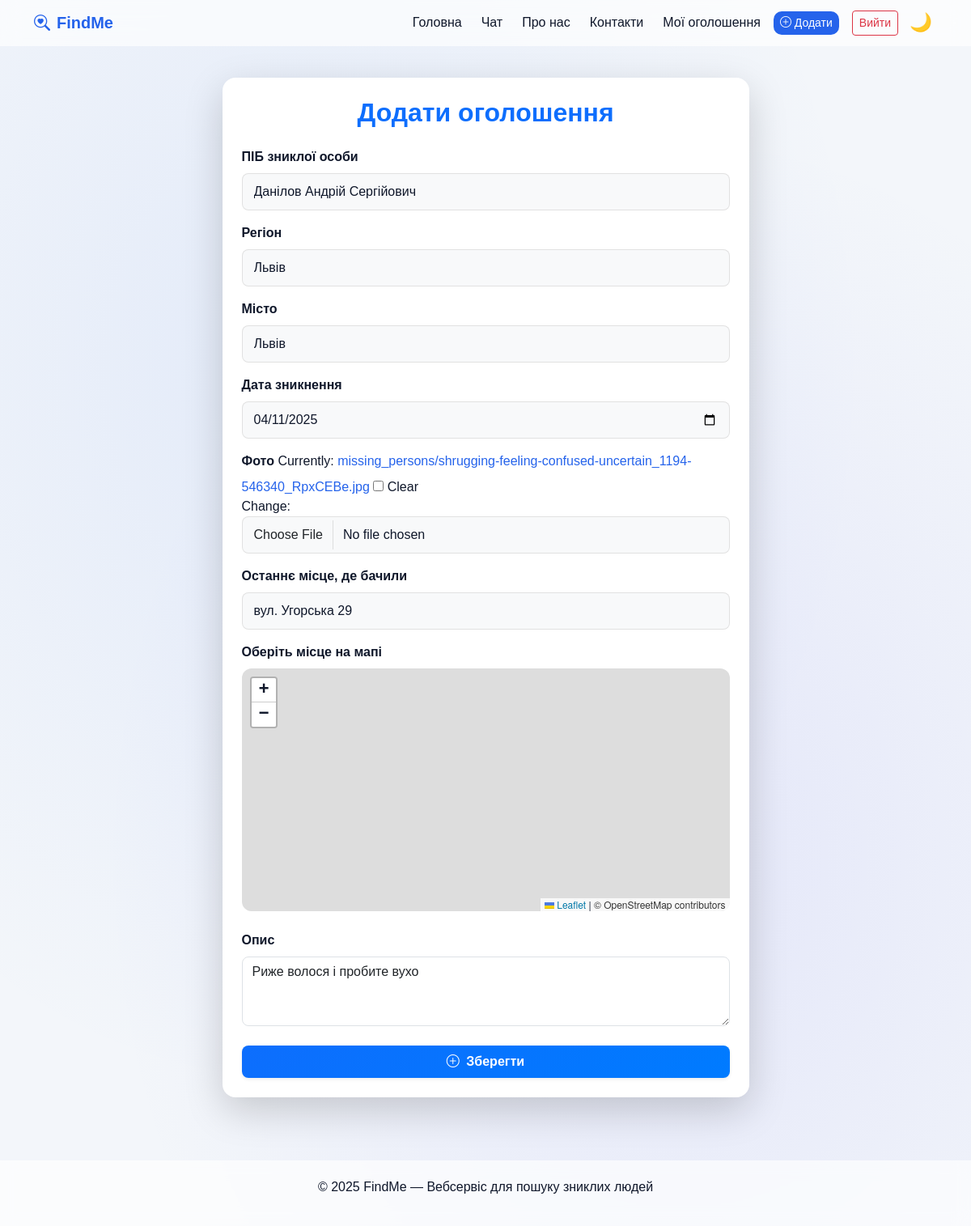
Screenshot of /person/6/edit/ (signed in) with the database file from the repository.
### missing_persons/models.py (models this page shows, shortened)
class MissingPerson(models.Model):
    STATUS_CHOICES = [
        ('active', 'Активне'),
        ('found', 'Знайдено'),
        ('archived', 'Архівовано'),
    ]
    user = models.ForeignKey(User, on_delete=models.CASCADE)
    full_name = models.CharField(max_length=150)
    birth_date = models.DateField(null=True, blank=True)
    missing_date = models.DateField()
    region = models.CharField(max_length=100)
    city = models.CharField(max_length=100)
    description = models.TextField()
    photo = models.ImageField(upload_to='missing_persons/', blank=True, null=True)
    status = models.CharField(max_length=20, choices=STATUS_CHOICES, default='active')
    created_at = models.DateTimeField(auto_now_add=True)
    location = models.CharField("Останнє місце, де бачили", max_length=255, blank=True, null=True)
    latitude = models.FloatField(blank=True, null=True)
    longitude = models.FloatField(blank=True, null=True)

### missing_persons/views.py (the view)
# urls.py: path('person/<int:pk>/edit/', mp_views.edit_missing_person, name='edit_missing'),
@login_required
def edit_missing_person(request, pk):
    person = get_object_or_404(MissingPerson, pk=pk)
    if request.user != person.user and not request.user.is_superuser:
        messages.error(request, "Ви не можете редагувати це оголошення.")
        return redirect('home')
    if request.method == 'POST':
        form = MissingPersonForm(request.POST, request.FILES, instance=person)
        if form.is_valid():
            form.save()
            messages.success(request, "Оголошення оновлено.")
            return redirect('missing_detail', pk=pk)
    else:
        form = MissingPersonForm(instance=person)
    return render(request, 'add_missing.html', {'form': form, 'edit': True})

### templates/add_missing.html (shortened to what this page needs)
{% extends 'base.html' %}
{% block content %}
<div class="d-flex justify-content-center align-items-center">
  <div class="col-lg-7 col-md-9">
    <div class="card p-4 shadow-lg rounded-4 border-0 form-card mb-5">
      <h2 class="mb-4 text-center fw-bold text-primary">Додати оголошення</h2>
      <form method="post" enctype="multipart/form-data" class="needs-validation" novalidate>
        <div class="form-group mb-3">
          <label class="form-label fw-semibold">ПІБ зниклої особи</label>
          {{ form.full_name }}
        </div>
        <div class="form-group mb-3">
          <label class="form-label fw-semibold">Регіон</label>
          {{ form.region }}
        </div>
        <div class="form-group mb-3">
          <label class="form-label fw-semibold">Місто</label>
          {{ form.city }}
        </div>
        <div class="form-group mb-3">
          <label class="form-label fw-semibold">Дата зникнення</label>
          {{ form.missing_date }}
        </div>
        <div class="form-group mb-3">
          <label class="form-label fw-semibold">Фото</label>
          {{ form.photo }}
        </div>
        <div class="form-group mb-3">
          <label class="form-label fw-semibold">Останнє місце, де бачили</label>
          {{ form.location }}
        </div>
        <div class="form-group mb-4">
          <label class="form-label fw-semibold">Оберіть місце на мапі</label>
          <div id="map" style="height: 300px; border-radius: 12px;"></div>
        </div>
        <div class="form-group mb-4">
          <label class="form-label fw-semibold">Опис</label>
          {{ form.description }}
        </div>
        <button type="submit" class="btn btn-primary w-100 py-2 rounded-3 fw-semibold shadow-sm">
          <i class="bi bi-plus-circle me-1"></i> Зберегти
        </button>
      </form>
    </div>
  </div>
</div>
<link rel="stylesheet" href="https://unpkg.com/leaflet/dist/leaflet.css" />
{% endblock %}

### templates/base.html (style rules this page uses)
:root { --bg-light: #f3f6fa; --bg-dark: #0b1120; --glass-light: rgba(255, 255, 255, 0.65); --glass-dark: rgba(17, 25, 40, 0.65); --text-light: #0f172a; --text-dark: #f8fafc; --accent: #2563eb; --radius: 16px; --transition: all 0.3s ease; }
html[data-theme="light"] { --bg: var(--bg-light); --text: var(--text-light); --glass: var(--glass-light); }
body { background: var(--bg); color: var(--text); font-family: 'Poppins', sans-serif; transition: var(--transition); display: flex; flex-direction: column; min-height: 100vh; background-image: radial-gradient(at 30% 30%, rgba(37,99,235,0.08), transparent 60%), radial-gradient(at 70% 70%, rgba(99,102,241,0.1), transparent 60%); }
a { color: var(--accent); text-decoration: none; transition: var(--transition); }
h1, h2, h3, h4, h5, h6, p, small, label, li, span { color: var(--text); transition: var(--transition); }
.card { border: none; border-radius: var(--radius); backdrop-filter: blur(20px); background-color: var(--glass); box-shadow: 0 4px 18px rgba(0,0,0,0.1); color: var(--text); transition: none; }
input, textarea, select { background-color: rgba(255,255,255,0.5); border: 1px solid rgba(0,0,0,0.1); border-radius: 10px; color: var(--text); transition: var(--transition); }
.btn-primary { background-color: var(--accent); border: none; border-radius: 10px; }

### templates/add_missing.html (style rules this page uses)
:root { --bg-color: #ffffff; --label-text-color: #212529; --input-text-color: #212529; --input-bg: #f8f9fa; --input-border: rgba(180,180,180,0.4); --card-bg: #ffffff; }
.form-card { background: var(--card-bg); transition: all 0.3s ease; color: var(--text-color); }
.form-label { color: var(--text-color); }
input[type="text"], input[type="date"], input[type="file"], textarea { width: 100%; border: 1px solid var(--input-border); border-radius: 0.6rem; padding: 10px 14px; background-color: var(--input-bg); color: var(--text-color); transition: border-color 0.2s ease, box-shadow 0.2s ease, background-color 0.3s ease; }
button.btn-primary { background: linear-gradient(135deg, #0d6efd, #007bff); border: none; transition: all 0.25s ease; }

### rows the page displays
MissingPerson: full_name "Данілов Андрій Сергійович", region "Львів", city "Львів", missing_date "04/11/2025", location "вул. Угорська 29", description "Риже волося і пробите вухо"
